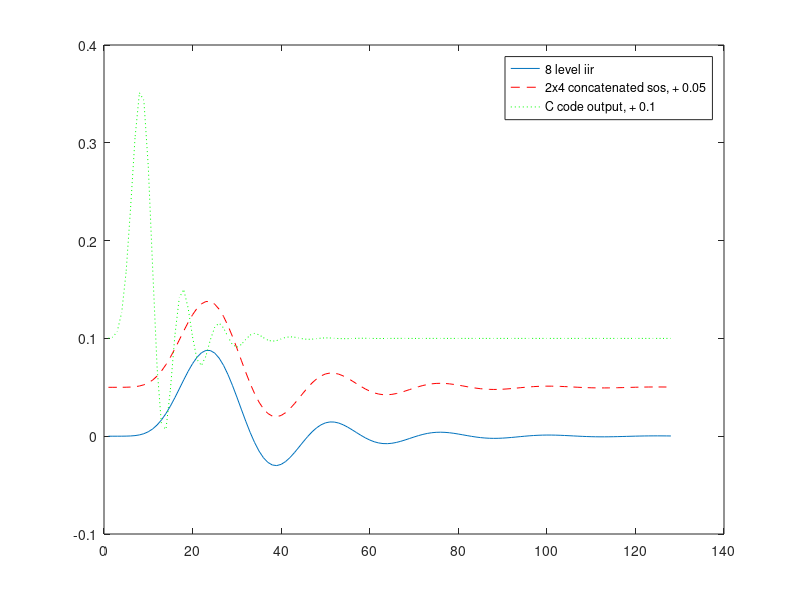
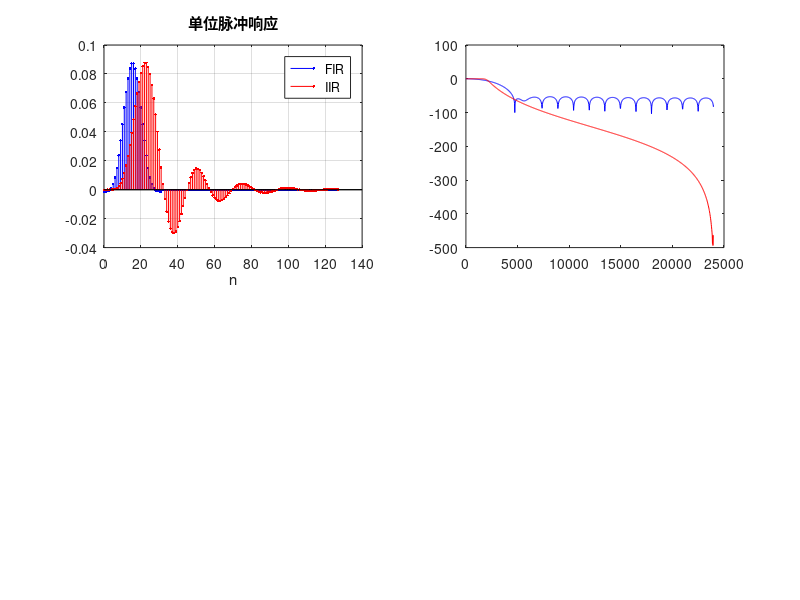

Here is the MATLAB script that generated these plots, in order: (Note: this script raises an error after producing the figures.)
fs = 48000;          % 采样频率
fc = 2000;           % 截止频率
N_fir = 32;          % FIR 长度（31阶）
N_iir = 8;           % IIR 阶数（4级2阶）

% filter design
b_fir = fir1(N_fir-1, fc/(fs/2));            % FIR，31阶
[b_iir, a_iir] = butter(N_iir, fc/(fs/2));   % IIR，8阶

% impulse response
imp = [1, zeros(1, 127)];
h_fir = filter(b_fir, 1, imp);
h_iir = filter(b_iir, a_iir, imp);

% test using 4 sos
[sos, g] = tf2sos(b_iir,a_iir);
h_iir_test = imp;
for i = 1:4
    h_iir_test = filter(sos(i,1:3),sos(i,4:6),h_iir_test);    
end
h_iir_test = h_iir_test.*g;
h_iir_test - h_iir;
C_output = [0.000108, 0.001293, 0.007360, 0.026546, 0.068271, 0.133323, 0.204803, 0.251177, 0.243551, 0.175536, 0.070357, -0.030546, -0.089746, -0.092583, -0.051808, 0.002740, 0.041597, 0.049814, 0.031031, 0.001379, -0.021513, -0.027735, -0.018248, -0.001764, 0.011568, 0.015690, 0.010741, 0.001478, -0.006286, -0.008926, -0.006330, -0.001107, 0.003417, 0.005083, 0.003729, 0.000784, -0.001850, -0.002893, -0.002194, -0.000535, 0.000997, 0.001644, 0.001288, 0.000355, -0.000534, -0.000933, -0.000755, -0.000231, 0.000284, 0.000528, 0.000442, 0.000148, -0.000150, -0.000299, -0.000258, -0.000094, 0.000078, 0.000169, 0.000150, 0.000059, -0.000041, -0.000095, -0.000087, -0.000037, 0.000021, 0.000053, 0.000051, 0.000023, -0.000010, -0.000030, -0.000029, -0.000014, 0.000005, 0.000017, 0.000017, 0.000008, -0.000002, -0.000009, -0.000010, -0.000005, 0.000001, 0.000005, 0.000006, 0.000003, -0.000000, -0.000003, -0.000003, -0.000002, 0.000000, 0.000002, 0.000002, 0.000001, -0.000000, -0.000001, -0.000001, -0.000001, -0.000000, 0.000000, 0.000001, 0.000000, 0.000000, -0.000000, -0.000000, -0.000000, -0.000000, 0.000000, 0.000000, 0.000000, 0.000000, -0.000000, -0.000000, -0.000000, -0.000000, 0.000000, 0.000000, 0.000000, 0.000000, -0.000000, -0.000000, -0.000000, -0.000000, 0.000000, 0.000000, 0.000000, 0.000000, -0.000000, -0.000000, -0.000000];
figure; plot(h_iir);hold on ; plot(h_iir_test+0.05,"red","LineStyle","--");
hold on ; plot(C_output+0.1,"green","LineStyle",":");
legend("8 level iir","2x4 concatenated sos, + 0.05","C code output, + 0.1");

% 幅频、相频、群延迟
[H_fir, w] = freqz(b_fir, 1, 1024, fs);
[H_iir, ~] = freqz(b_iir, a_iir, 1024, fs);

% 群延迟（对相位求导）
gd_fir = -diff(unwrap(angle(H_fir))) / (2*pi*(fs/1024));
gd_iir = -diff(unwrap(angle(H_iir))) / (2*pi*(fs/1024));

%% 绘图对比
figure('Name','滤波器对比');

% 单位脉冲响应
subplot(2,2,1);
stem(0:127, h_fir, 'b.'); hold on;
stem(0:127, h_iir, 'r.'); hold off;
title('单位脉冲响应'); legend('FIR','IIR'); xlabel('n'); grid on;

% 幅频响应
subplot(2,2,2);
plot(w, 20*log10(abs(H_fir)), 'b'); hold on;
plot(w, 20*log10(abs(H_iir)), 'r'); hold off;
xline(fc,'k--','fc'); title('幅频响应'); legend('FIR','IIR');
xlabel('频率(Hz)'); ylabel('幅度(dB)'); ylim([-80 5]); grid on;

% 相频响应
subplot(2,2,3);
plot(w, unwrap(angle(H_fir)), 'b'); hold on;
plot(w, unwrap(angle(H_iir)), 'r'); hold off;
xline(fc,'k--','fc'); title('相频响应'); legend('FIR','IIR');
xlabel('频率(Hz)'); ylabel('相位(rad)'); grid on;

% 群延迟
subplot(2,2,4);
plot(w(1:end-1), gd_fir, 'b'); hold on;
plot(w(1:end-1), gd_iir, 'r'); hold off;
xline(fc,'k--','fc'); title('群延迟'); legend('FIR','IIR');
xlabel('频率(Hz)'); ylabel('样点'); ylim([0 40]); grid on;

%% 输入/输出信号对比
t = (0:255)/fs;
% 复合输入：低频(500Hz) + 高频(5kHz) + 通带边缘(2.5kHz)
x = sin(2*pi*500*t) + sin(2*pi*5000*t) + sin(2*pi*2500*t);

y_fir = filter(b_fir, 1, x);
y_iir = filter(b_iir, a_iir, x);

figure('Name','输入/输出信号');
subplot(4,1,1); plot(t, x);      title('输入信号'); grid on;
subplot(4,1,2); plot(t, y_fir);  title('FIR 输出'); grid on;
subplot(4,1,3); plot(t, y_iir);  title('IIR 输出'); grid on;
subplot(4,1,4);
plot(t, x, 'k:'); hold on;
plot(t, y_fir, 'b'); plot(t, y_iir, 'r'); hold off;
title('三者对比'); legend('输入','FIR','IIR'); grid on;
